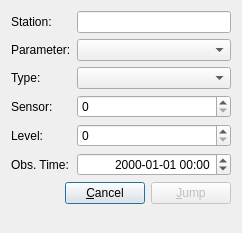
<?xml version="1.0" encoding="UTF-8"?>
<ui version="4.0">
 <class>JumpToObservation</class>
 <widget class="QDialog" name="JumpToObservation">
  <property name="geometry">
   <rect>
    <x>0</x>
    <y>0</y>
    <width>242</width>
    <height>233</height>
   </rect>
  </property>
  <property name="windowTitle">
   <string>Jump to Observation</string>
  </property>
  <layout class="QFormLayout" name="formLayout">
   <item row="0" column="0">
    <widget class="QLabel" name="labelStation">
     <property name="text">
      <string>Station:</string>
     </property>
     <property name="buddy">
      <cstring>textStation</cstring>
     </property>
    </widget>
   </item>
   <item row="0" column="1">
    <widget class="QLineEdit" name="textStation"/>
   </item>
   <item row="1" column="0">
    <widget class="QLabel" name="labelParam">
     <property name="text">
      <string>Parameter:</string>
     </property>
     <property name="buddy">
      <cstring>comboParam</cstring>
     </property>
    </widget>
   </item>
   <item row="1" column="1">
    <widget class="QComboBox" name="comboParam"/>
   </item>
   <item row="2" column="0">
    <widget class="QLabel" name="labelType">
     <property name="text">
      <string>Type:</string>
     </property>
     <property name="buddy">
      <cstring>comboType</cstring>
     </property>
    </widget>
   </item>
   <item row="2" column="1">
    <widget class="QComboBox" name="comboType"/>
   </item>
   <item row="3" column="0">
    <widget class="QLabel" name="labelSensor">
     <property name="text">
      <string>Sensor:</string>
     </property>
     <property name="buddy">
      <cstring>spinSensor</cstring>
     </property>
    </widget>
   </item>
   <item row="4" column="0">
    <widget class="QLabel" name="labelLevel">
     <property name="text">
      <string>Level:</string>
     </property>
     <property name="buddy">
      <cstring>spinLevel</cstring>
     </property>
    </widget>
   </item>
   <item row="5" column="0">
    <widget class="QLabel" name="labelObsTime">
     <property name="text">
      <string>Obs. Time:</string>
     </property>
     <property name="buddy">
      <cstring>editObsTime</cstring>
     </property>
    </widget>
   </item>
   <item row="5" column="1">
    <widget class="MiDateTimeEdit" name="editObsTime">
     <property name="alignment">
      <set>Qt::AlignRight|Qt::AlignTrailing|Qt::AlignVCenter</set>
     </property>
     <property name="currentSection">
      <enum>QDateTimeEdit::YearSection</enum>
     </property>
     <property name="displayFormat">
      <string notr="true">yyyy-MM-dd hh:mm</string>
     </property>
    </widget>
   </item>
   <item row="6" column="0" colspan="2">
    <layout class="QHBoxLayout" name="horizontalLayout_3">
     <item>
      <spacer name="horizontalSpacer">
       <property name="orientation">
        <enum>Qt::Horizontal</enum>
       </property>
       <property name="sizeHint" stdset="0">
        <size>
         <width>40</width>
         <height>20</height>
        </size>
       </property>
      </spacer>
     </item>
     <item>
      <widget class="QPushButton" name="buttonCancel">
       <property name="text">
        <string>&amp;Cancel</string>
       </property>
      </widget>
     </item>
     <item>
      <widget class="QPushButton" name="buttonJump">
       <property name="enabled">
        <bool>false</bool>
       </property>
       <property name="text">
        <string>&amp;Jump</string>
       </property>
      </widget>
     </item>
    </layout>
   </item>
   <item row="3" column="1">
    <widget class="QSpinBox" name="spinSensor"/>
   </item>
   <item row="4" column="1">
    <widget class="QSpinBox" name="spinLevel"/>
   </item>
  </layout>
  <zorder>textStation</zorder>
  <zorder>labelParam</zorder>
  <zorder>comboParam</zorder>
  <zorder>labelType</zorder>
  <zorder>comboType</zorder>
  <zorder>labelObsTime</zorder>
  <zorder>editObsTime</zorder>
  <zorder>labelStation</zorder>
  <zorder>labelSensor</zorder>
  <zorder>labelLevel</zorder>
  <zorder>spinSensor</zorder>
  <zorder>spinLevel</zorder>
 </widget>
 <customwidgets>
  <customwidget>
   <class>MiDateTimeEdit</class>
   <extends>QDateTimeEdit</extends>
   <header>MiDateTimeEdit.hh</header>
  </customwidget>
 </customwidgets>
 <resources/>
 <connections>
  <connection>
   <sender>buttonCancel</sender>
   <signal>clicked()</signal>
   <receiver>JumpToObservation</receiver>
   <slot>reject()</slot>
   <hints>
    <hint type="sourcelabel">
     <x>126</x>
     <y>222</y>
    </hint>
    <hint type="destinationlabel">
     <x>20</x>
     <y>250</y>
    </hint>
   </hints>
  </connection>
  <connection>
   <sender>buttonJump</sender>
   <signal>clicked()</signal>
   <receiver>JumpToObservation</receiver>
   <slot>accept()</slot>
   <hints>
    <hint type="sourcelabel">
     <x>231</x>
     <y>222</y>
    </hint>
    <hint type="destinationlabel">
     <x>38</x>
     <y>260</y>
    </hint>
   </hints>
  </connection>
  <connection>
   <sender>textStation</sender>
   <signal>editingFinished()</signal>
   <receiver>JumpToObservation</receiver>
   <slot>onStationEdited()</slot>
   <hints>
    <hint type="sourcelabel">
     <x>106</x>
     <y>23</y>
    </hint>
    <hint type="destinationlabel">
     <x>26</x>
     <y>39</y>
    </hint>
   </hints>
  </connection>
  <connection>
   <sender>comboParam</sender>
   <signal>currentIndexChanged(int)</signal>
   <receiver>JumpToObservation</receiver>
   <slot>onParameterSelected(int)</slot>
   <hints>
    <hint type="sourcelabel">
     <x>209</x>
     <y>64</y>
    </hint>
    <hint type="destinationlabel">
     <x>53</x>
     <y>150</y>
    </hint>
   </hints>
  </connection>
 </connections>
 <slots>
  <slot>onStationEdited()</slot>
  <slot>onParameterSelected(int)</slot>
 </slots>
</ui>
